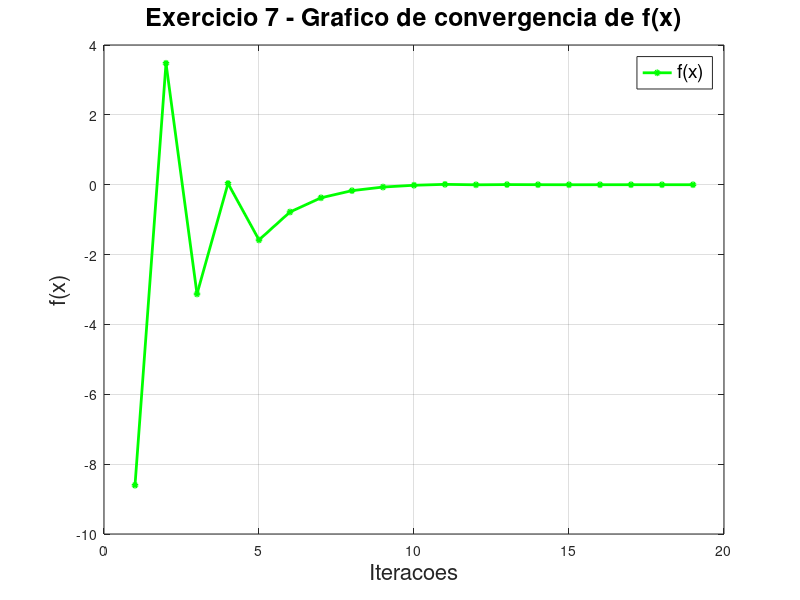
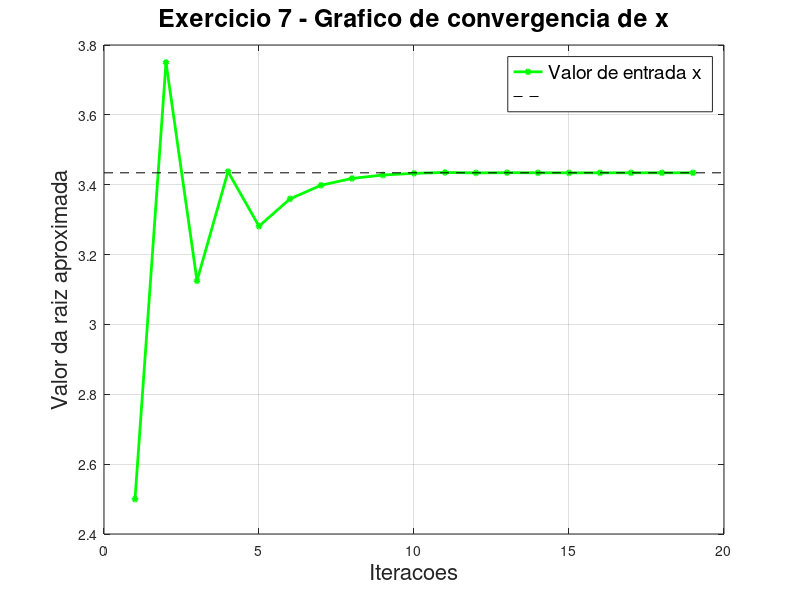
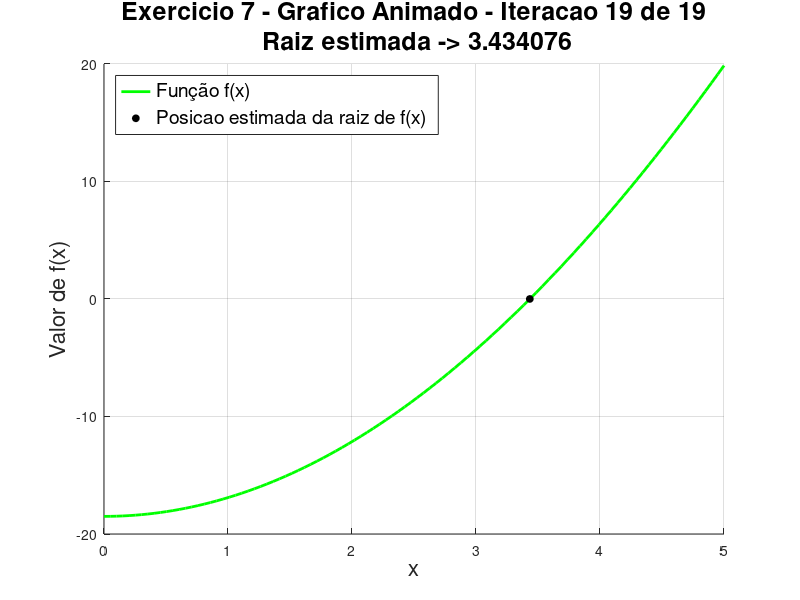

Source code (MATLAB) for these figures, in order:
function atividade1 ()
  x_lower=0.0;
  x_upper=5.0;

  tolerance = 10.^-5;

  max_iterations = 1000;

  [root, iterations, all_xr, all_fxr] = bisection_method(x_lower, x_upper, tolerance, max_iterations);

  fprintf('Resultado\n\n');

  for cont = 1 : iterations
    fprintf('x= %.6f | f(x) = %.6f\n', all_xr(cont), all_fxr(cont));
  endfor

  fprintf('Raiz aproximada encontrada: %.6f\n', root);
  fprintf('Numero de iteracoes: %d\n', iterations);

  plot_convergence(all_fxr);
  plot_convergence_x(root, all_xr);
  plot_animation(all_xr, iterations);
end

function [root, iterations, all_xr, all_fxr] = bisection_method(x_lower, x_upper, tolerance, max_iterations)

  xr = inf;
  fxlower = myfunction(x_lower);

  all_xr = zeros(1,max_iterations);
  all_fxr = zeros(1,max_iterations);

  for iterations = 1:max_iterations

    previous_xr = xr;

    xr = (x_lower+x_upper)/2;

    variation= abs(xr-previous_xr);

    fxr = myfunction(xr);

    all_xr(iterations) = xr;
    all_fxr(iterations) = fxr;

    if (variation < tolerance)
      break
    endif

    if  (fxlower * fxr < 0)
      x_upper = xr;

      elseif  (fxlower * fxr > 0)
        x_lower = xr;
        fxlower = fxr;

        elseif (fxlower * fxr == 0)
          break
    endif
  end

  root = xr;
  all_xr = all_xr(1:iterations);
  all_fxr = all_fxr(1:iterations);
end

function y = myfunction(x)
y= 16 .* x .* sin(x./10) - (37/2);
end

function plot_convergence(all_fxr)
  figure(1);
  clf;

  plot(all_fxr, 'go-', 'LineWidth', 2.0, 'MarkerSize', 3, 'MarkerFaceColor', 'g');

  format_title = sprintf('Exercicio 7 - Grafico de convergencia de f(x)');
  title(format_title, 'FontSize', 18);

  xlabel('Iteracoes', 'FontSize', 16);
  ylabel('f(x)', 'FontSize', 16);
  legend('f(x)', 'FontSize', 14);
  grid on;

end

function plot_convergence_x(root, all_xr)
  figure(2);
  clf;

  plot(all_xr, 'go-', 'LineWidth', 2.0, 'MarkerSize', 3, 'MarkerFaceColor', 'g');
  hold on;
  plot(xlim, [root root], 'k--');
  hold off;

  format_title = sprintf('Exercicio 7 - Grafico de convergencia de x');
  title(format_title, 'FontSize', 18);
  xlabel('Iteracoes','FontSize', 16);
  ylabel('Valor da raiz aproximada', 'FontSize', 16);
  legend('Valor de entrada x', '', 'FontSize', 14);
  grid on;
end

function plot_animation(all_xr, iterations)
  figure(3);

  for cont = 1: iterations
    clf;
    hold on;

    x_curve = linspace(0.0, 5.0, 100);
    plot(x_curve, myfunction(x_curve), 'g-', 'LineWidth', 2.0);

    current_xr = all_xr(cont);

    plot(current_xr, myfunction(current_xr), 'ko', 'MarkerSize', 5, 'MarkerFaceColor', 'black');

    hold off;

    title_str = sprintf('Exercicio 7 - Grafico Animado - Iteracao %d de %d\n Raiz estimada -> %.6f', cont, iterations, current_xr);
    title(title_str, 'FontSize', 18);
    xlabel('x', 'FontSize', 16);
    ylabel('Valor de f(x)', 'FontSize', 16);
    legend('Função f(x)', 'Posicao estimada da raiz de f(x)', 'FontSize', 14, 'Location', 'northwest');
    grid on;
    pause(0.2);
  endfor
end
